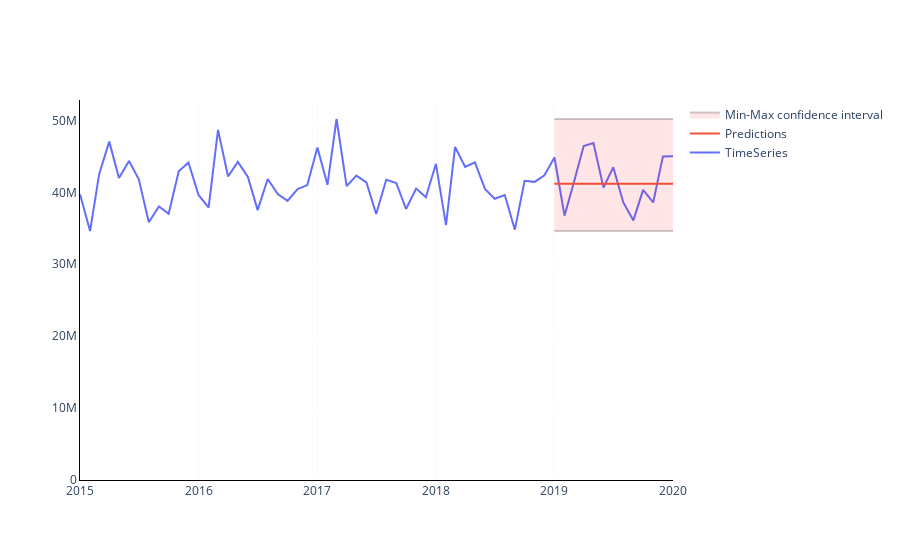

Here is the notebook cell this chart was saved with:
### Code cell
fig = go.Figure()
fig.add_trace(go.Scatter(x=df[train_start:test_end].index, y=df[train_start:test_end]['Load Weight'],
                    mode='lines',
                    name='TimeSeries'))
fig.add_trace(go.Scatter(x=predictions_sarima.index, y=predictions,
                    mode='lines',
                    name='Predictions'))
#CI = fcast.conf_int(alpha = .1)
fig.add_traces([go.Scatter(x = predictions_sarima.index, y = predictions_min,
                          mode = 'lines', line_color = 'rgba(0,0,0,0.2)',
                           showlegend = False),
                go.Scatter(x = predictions_sarima.index, y = predictions_max,
                           mode = 'lines', line_color = 'rgba(0,0,0,0.2)',
                           name = 'Min-Max confidence interval',
                           fill='tonexty', fillcolor = 'rgba(255, 0, 0, 0.1)')])

fig.update_layout(paper_bgcolor='rgba(255,255,255)', plot_bgcolor='rgba(0,0,0,0)')
fig.update_xaxes(showline=True, linewidth=1, linecolor='black')
fig.update_yaxes(showline=True, linewidth=1, linecolor='black',rangemode="tozero")
fig.update_xaxes(showgrid=True, gridwidth=0.1, gridcolor='lightskyblue')
#fig.update_yaxes(showgrid=True, gridwidth=0.1, gridcolor='lightskyblue')

fig.show()

print('Mean Absolute Percent Error:', round(np.mean(abs(residuals/test_data['Load Weight'])),4))

print('Root Mean Squared Error:', np.sqrt(np.mean(residuals**2)))
